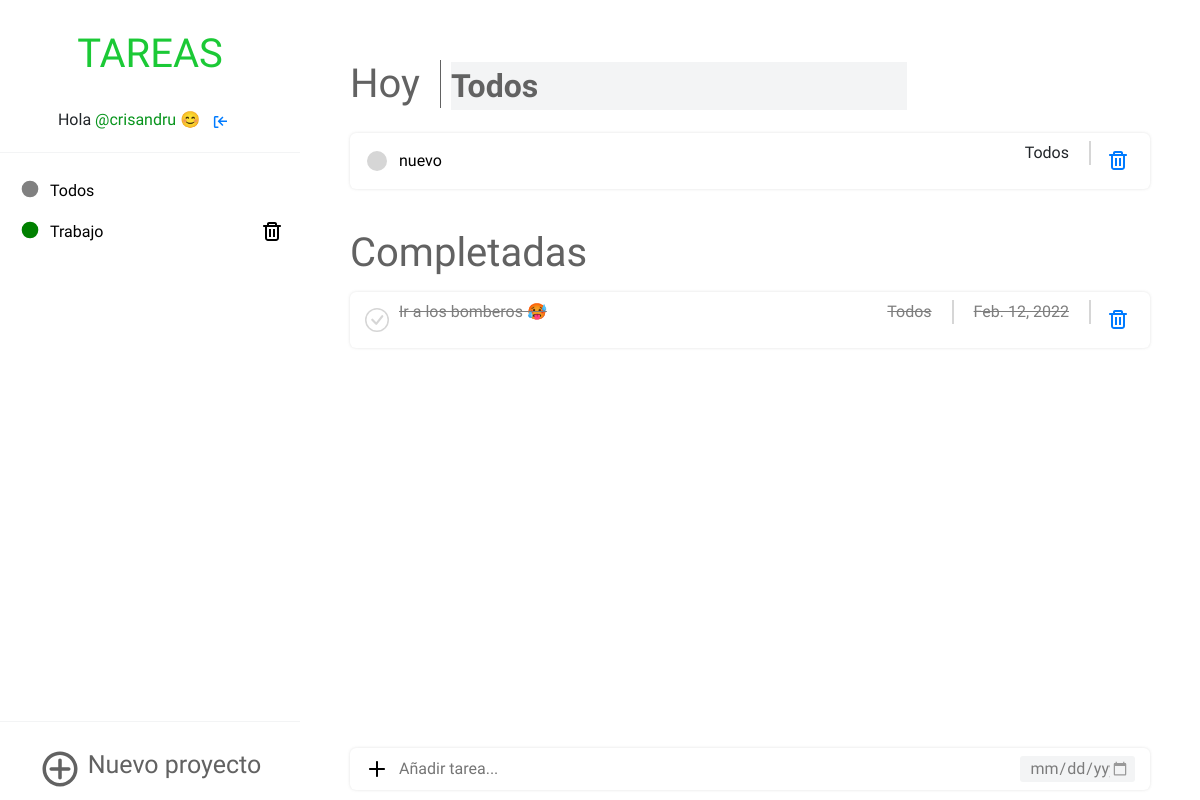
The app's page /Todos/ (signed in) with its own data.
### appToDo/models.py (models this page shows, shortened)
class Proyecto(models.Model):
    COLORES= [
    ('red', 'red'),
    ('blue', 'blue'),
    ('green', 'green'),
    ('orange', 'orange'),
    ('gray', 'gray')
    ]
    titulo_proyecto = models.CharField(max_length=20, null=False)
    propietario = models.ForeignKey(settings.AUTH_USER_MODEL, on_delete=models.CASCADE, null=True)
    color = models.CharField(choices=COLORES, default=None, max_length=20)
    def __str__(self):
        return self.titulo_proyecto

class Tarea(models.Model):
    propietario = models.ForeignKey(settings.AUTH_USER_MODEL, on_delete=models.CASCADE, null=False, blank=False)
    titulo_tarea = models.CharField(max_length=80, null=False, blank=False)
    fecha_creacion = models.DateTimeField(default=timezone.now)
    fecha_vencimiento = models.DateField(blank=True, null=True, validators=[MinValueValidator(datetime.date.today)])
    completado = models.BooleanField(default=False)
    titulo_proyecto = models.ForeignKey(Proyecto,
                                        on_delete=models.CASCADE,
                                        null=False, # No puede ser nulo.
                                        blank=False,# No debe almacenar valores vacios.
                                        default='Todos')

### appToDo/views.py (the view)
# urls.py: path('<str:proyecto>/', login_required(views.proyecto_seleccionado), name='proyecto_seleccionado'),
def proyecto_seleccionado(request, proyecto):
    esta = verificar(request, proyecto)
    fecha_actual = datetime.date.today
    if esta:
        form_nuevo_proyecto = nuevoProyecto(request)
        proyectos = Proyecto.objects.filter(propietario=request.user)
        proyecto = get_object_or_404(Proyecto,propietario=request.user, titulo_proyecto=proyecto)
        form = nueva_tarea_proyecto(request, proyecto)
        listado_tareas = Tarea.objects.filter(completado=False, titulo_proyecto=proyecto, propietario=request.user).order_by('id')
        tareas_completadas = Tarea.objects.filter(completado=True, titulo_proyecto=proyecto, propietario=request.user)
        nueva_tarea = actualizar_tarea(request)
        nuevo_nombre_proyecto = actualizar_proyecto(request)
        if nuevo_nombre_proyecto:
            return redirect('proyecto_seleccionado', proyecto=nuevo_nombre_proyecto)
        return render(request, 'appToDo/proyecto_individual.html', {'proyecto':proyecto, 'form':form, 'tareas':listado_tareas, 'tareas_completadas':tareas_completadas, 'proyectos':proyectos, 'form_proyecto':form_nuevo_proyecto, 'fecha_actual':fecha_actual, 'nueva_tarea':nueva_tarea, 'nuevo_proyecto':nuevo_nombre_proyecto})
    else:
        return render(request, 'appToDo/error.html', {})

### appToDo/forms.py
class tareaFormProyecto(forms.ModelForm):
    class Meta:
        model = Tarea
        fields = ('titulo_tarea', 'fecha_vencimiento')
        widgets = {
            'fecha_vencimiento': DateInput(attrs={
                'type': 'date',
                'class': 'input-fecha-vencimiento',
                }
            ),
            'titulo_tarea': forms.TextInput(
                attrs={
                    'class': 'input-agregar-tarea',
                    'placeholder':'Añadir tarea...',
                    'required': 'True',
                }
            ),
        }

class proyectoForm(forms.ModelForm):
    class Meta:
        model = Proyecto
        fields = ('titulo_proyecto','color')
        widgets = {
            'color': forms.RadioSelect(choices=Proyecto.COLORES, attrs={
                'class': 'seleccion-color'
            }),
            'titulo_proyecto': DateInput(attrs={
                'class': 'input-agregar-proyecto',
                'placeholder':'Añadir proyecto...',
                }
            ),
        }

### appToDo/views.py (called while the page is built)
def nuevoProyecto(request):
    if request.method == 'POST':
        form = proyectoForm(request.POST)
        if form.is_valid():
            post = form.save(commit=False)
            estado = verificarProyecto(post.titulo_proyecto, request.user)
            if estado:
                post.propietario = request.user
                post.save()
                form = proyectoForm()
            else:
                form = proyectoForm()
    else:
        form = proyectoForm()
    return form

def verificar(request, proyecto):
    esta = get_object_or_404(Proyecto, propietario=request.user, titulo_proyecto=proyecto)
    if esta:
        return True
    else:
        return False

def nueva_tarea_proyecto(request, proyecto):
    if request.method == 'POST':
        form = tareaFormProyecto(request.POST, request.user)
        if form.is_valid():
            tarea = form.save(commit=False)
            tarea.titulo_proyecto = proyecto
            tarea.propietario = request.user
            tarea.save()
            form = tareaFormGeneral()
    else:
        form = tareaFormProyecto()
    return form

def actualizar_tarea(request):
    id = request.POST.get('id')
    titulo = request.POST.get('titulo')
    nuevo = Tarea.objects.filter(pk=id).update(titulo_tarea=titulo)
    return nuevo

### appToDo/templates/appToDo/proyecto_individual.html (shortened to what this page needs)
{% extends 'appToDo/base.html' %}
{% block listado_proyectos%}
{%for proyecto in proyectos %}
<div class="listado">
    <div class="sidebar-proyecto-titulo">
        {% if proyecto.titulo_proyecto == 'Todos' %}
        <a href="{% url 'inicio' %}" class="disable-select proyecto-titulo-sidebar">
            <div class="contenedor-proyectos">
                <svg version="1.1" xmlns="http://www.w3.org/2000/svg" width="20" height="20" viewBox="0 0 120 120">
                    <circle cx="60" cy="60" r="50" fill="{{ proyecto.color }}" />
                </svg>
                <li>{{ proyecto.titulo_proyecto }}</li>
            </div>
        </a>
        {% else %}
        <a href="{% url 'proyecto_seleccionado' proyecto=proyecto.titulo_proyecto %}"
            class="disable-select proyecto-titulo-sidebar">
            <div class="contenedor-proyectos">
                <svg version="1.1" xmlns="http://www.w3.org/2000/svg" width="20" height="20" viewBox="0 0 120 120">
                    <circle cx="60" cy="60" r="50" fill="{{ proyecto.color }}" />
                </svg>
                <li>{{ proyecto.titulo_proyecto }}</li>
            </div>
        </a>
        {% endif %}
    </div>
    <div class="sidebar-proyecto-eliminar">
        {% if proyecto.titulo_proyecto != 'Todos' %}
            <a href="{% url 'borrar_proyecto_individual' pk=proyecto.pk %}" class="eliminar-proyecto">
            </a>
        {% endif %}
    </div>
</div>
{% endfor %}
{% endblock %}
{% block listado_tareas_hoy %}
<div class="titulo-proyecto-individual">
    <h1 class="titulo-principal-tareas">Hoy</h1>
    <form method="POST" class="formulario-editar-proyecto">
        <input class="editar-proyecto-hoy" name="titulo-proyecto" type="text" value="{{ proyecto.titulo_proyecto }}">
    </form>
</div>
{% if not tareas %}
<div class="no-hay-tareas">
    <p>No has agregado tareas &#128543;</p>
</div>
{% else %}
{% for tarea in tareas %}
<div class="contenedor-tareas">
    <div class="titulo-boton-tarea">
        <a href="{% url 'completar_tarea' pk=tarea.pk %}"><svg version="1.1" xmlns="http://www.w3.org/2000/svg"
                width="24" height="24" viewBox="0 0 120 120">
                <circle cx="60" cy="60" r="50" fill="#d6d6d6" />
            </svg></a>
        <form method="POST" class="formulario-editor">
            <input class="editar-tarea-hoy" name="titulo" type="text" value="{{ tarea.titulo_tarea }}">
        </form>
    </div>
    <div class="tipo-fecha-tarea">
        {% if tarea.fecha_vencimiento %}
        <p class="tipo-proyecto">{{ tarea.titulo_proyecto }}</p>
        {% if fecha_actual < tarea.fecha_vencimiento %} <p class="fecha-vencimiento">{{ tarea.fecha_vencimiento }}</p>
            {% elif fecha_actual == tarea.fecha_vencimiento %}
            <p class="fecha-vencimiento vence-hoy">{{ tarea.fecha_vencimiento }}</p>
            {% else %}
            <p class="fecha-vencimiento vencido">{{ tarea.fecha_vencimiento }}</p>
            {% endif %}
            {% else %}
            <p class="tipo-proyecto sin-fecha">{{ tarea.titulo_proyecto }}</p>
            {% endif %}
            <a href="{% url 'borrar_tarea' pk=tarea.pk %}" class="delete">
            </a>
    </div>
</div>
{% endfor %}
{% endif %}
{% endblock %}
{% block listado_tareas_completadas %}
<h1 class="titulo-principal-tareas">Completadas</h1>
{% if not tareas_completadas %}
<div class="no-hay-tareas">
    <p>Has completado todas tus tareas &#128522;</p>
</div>
{% else %}
{% for tarea in tareas_completadas %}
<div class="contenedor-tareas">
    <div class="titulo-boton-tarea">
        <a href="{% url 'descompletar_tarea' pk=tarea.pk %}"></a>
        <p class="tarea-completada">{{ tarea.titulo_tarea }}</p>
    </div>
    <div class="tipo-fecha-tarea">
        {% if tarea.fecha_vencimiento %}
        <p class="tipo-proyecto tipo-proyecto-completo">{{ tarea.titulo_proyecto }}</p>
        <p class="fecha-vencimiento fecha-completa">{{ tarea.fecha_vencimiento }}</p>
        {% else %}
        <p class="tipo-proyecto sin-fecha fecha-completa">{{ tarea.titulo_proyecto }}</p>
        {% endif %}
        <a href="{% url 'borrar_tarea' pk=tarea.pk %}" class="delete">
        </a>
    </div>
</div>
{% endfor %}
{% endif %}
{% endblock %}
{% block agregar_tarea_general %}
<div class="contenedor-tareas">
    <form method="POST" class="formulario-tarea">
        <div class="button-tarea ingresar-tarea-individual">
            <button type="submit"></button>
            {{ form.titulo_tarea }}
        </div>
        <div class="tipo-vencimiento-tarea vencimiento-proyecto">
            {{ form.fecha_vencimiento }}
        </div>
    </form>
</div>
{% endblock %}

### appToDo/templates/appToDo/base.html (shortened to what this page needs)
{% load static %}
<!DOCTYPE html>
<html lang="en">
<head>
    <link href='https://css.gg/add.css' rel='stylesheet'>
    <link href='https://css.gg/trash.css' rel='stylesheet'>
    <link href='https://css.gg/log-out.css' rel='stylesheet'>
    <link rel="stylesheet" href="{% static 'css/style.css' %}">
    <link rel="stylesheet" type="text/css" href="bootstrap.min.css">
</head>
<body>
    <div class="contenedor">
        <aside class="sidebar">
            <a href="{% url 'inicio' %}">
                <h2 class="disable-select">Tareas</h2>
            </a>
            <p class="nombre-usuario">Hola <span>@{{ user.username }}</span> &#128522 &nbsp;&nbsp;<a
                    href="{% url 'logout' %}" class="cerrar-sesion"></a></p>
            <hr class="hr-1">
            <ul class="listado-proyectos">
                {% block listado_proyectos %}
                {% endblock %}
            </ul>
            <div class="contenedor-nuevo-proyecto">
                <hr class="hr-3">
                <div class="nuevo-proyecto">
                    <h3 class="disable-select">Nuevo proyecto</h3>
                </div>
            </div>
        </aside>
        <main class="contenedor-main">
            <div class="tareas-hoy">
                {% block listado_tareas_hoy %}{% endblock %}
            </div>
            <div class="tareas-completadas">
                {% block listado_tareas_completadas %}{% endblock %}
            </div>
            <div class="agregar-tarea-general">
                {% block agregar_tarea_general %}
                {% endblock %}
            </div>
        </main>
    </div>
</body>
</html>

### records on screen
Proyecto: titulo_proyecto "Todos", titulo-proyecto "Todos"
Proyecto: titulo_proyecto "Trabajo"
Tarea: titulo "nuevo", titulo_proyecto "Todos"
Tarea: titulo_tarea "Ir a los bomberos 🥵", titulo_proyecto "Todos", fecha_vencimiento "Feb. 12, 2022"

### other values on screen
{{ user.username }} "crisandru"
